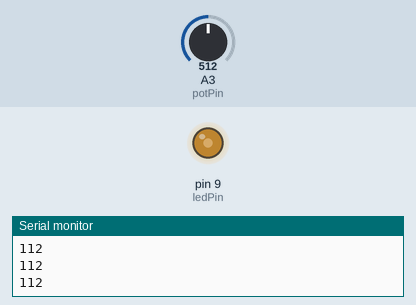
Recording of a sketch running on a simulated Arduino Uno, built with avr-gcc and run on an emulated ATmega328P. On the bench: output pins drawn as LEDs (lit = HIGH), the last lines printed to the serial monitor. The inputs (shaded band) are chosen by the test bench; at power-on: A3 (potPin) = 512.

Above: at 1.2 s.
1.3 s: A3 (potPin) set to 716
At 2.1 s:
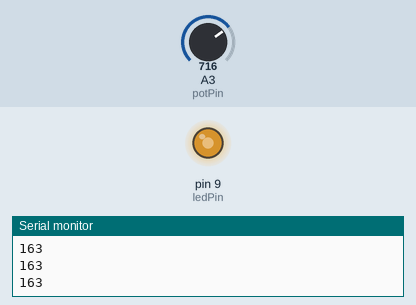
2.9 s: A3 (potPin) set to 900
At 4.2 s:
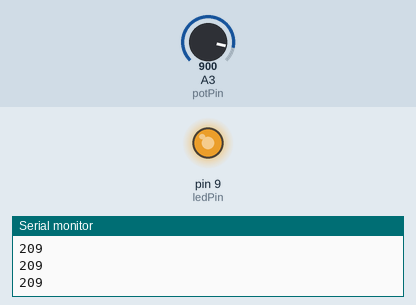
4.5 s: A3 (potPin) set to 122
At 5.6 s:
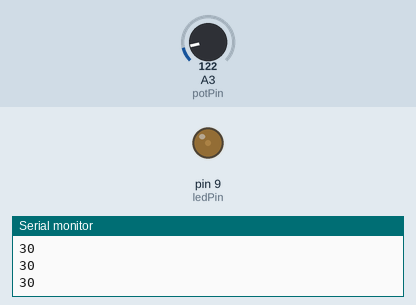
6.2 s: A3 (potPin) set to 0
At 7.0 s:
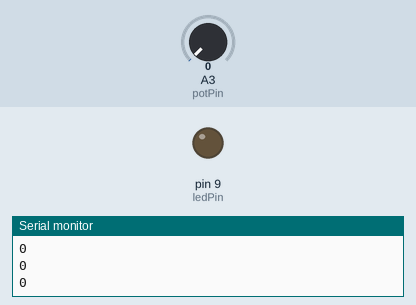
Timing chart, 0 to 8.7 s (numbered marks = the images above; inputs shaded):
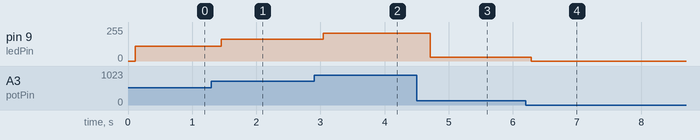

Measured:
- after the input at 1.3 s, pin 9 (ledPin): 112/255 → 163/255 after 0.15 s
- after the input at 2.9 s, pin 9 (ledPin): 163/255 → 209/255 after 0.14 s
- after the input at 4.5 s, pin 9 (ledPin): 209/255 → 30/255 after 0.21 s
- after the input at 6.2 s, pin 9 (ledPin): 30/255 → 0/255 after 0.09 s

The sketch:

potentio-2.ino
```cpp
const int potPin = A3;
const int ledPin = 9;
int bright = 0;

void setup() {
  pinMode(ledPin, OUTPUT);
  Serial.begin(9600);
}

void loop() {
  int knobRead = analogRead(potPin);
  int target = map(knobRead, 0, 1023, 0, 255);
  bright = (bright * 15 + target) / 16; // this is a simple averaging filter to smooth out the noise

  analogWrite(ledPin, bright);
  Serial.println(bright);
}
```
